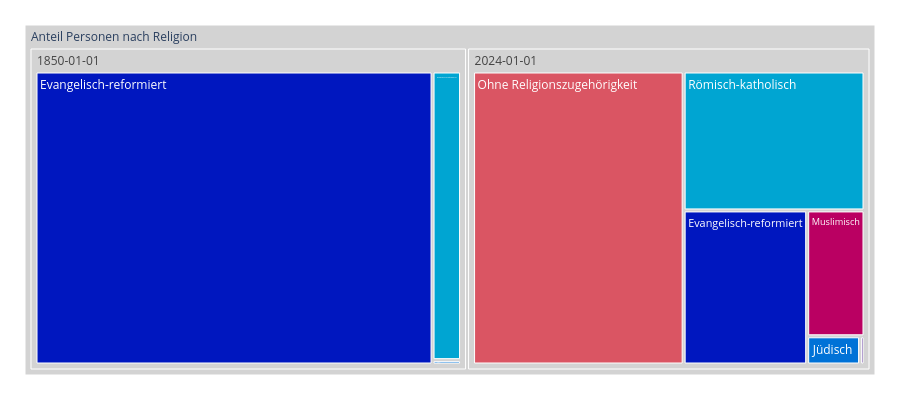

Notebook cell for this chart:
### Code cell
treeMap1 = mypy_dv.plot_px_treemap(
    data=data2betested.loc[data2betested.index.year.isin([1850, 2024])].reset_index()  \
    ,levels=['Jahr', 'Religion']
    ,values="AntBev"
    ,color="Religion"
    #, color_continuous_scale='Blues'
    ,color_discrete_map=farben_dict_zc
    ,height=400
    ,width=900               
    #,margin_val_bottom=25
    ,myHeaderTitle="Anteil Personen nach Religion"
)
treeMap1

### Figure 1 — Plotly figure (JSON) as saved in the notebook; plotly's stock layout.template omitted (floating-point values rounded to 4 significant figures)
{"data": [{"branchvalues": "total", "customdata": [["Römisch-katholisch"], ["Christkatholisch"], ["Römisch-katholisch"], ["Evangelisch-reformiert"], ["Muslimisch"], ["Ohne Religionszugehörigkeit"], ["Jüdisch"], ["Evangelisch-reformiert"], ["Jüdisch"], ["(?)"], ["(?)"], ["(?)"]], "domain": {"x": [0, 1], "y": [0, 1]}, "hovertemplate": "%{label}<br><br>Anzahl:<br>%{value}<extra></extra>", "ids": ["Anteil Personen nach Religion/2024-01-01/Römisch-katholisch", "Anteil Personen nach Religion/2024-01-01/Christkatholisch", "Anteil Personen nach Religion/1850-01-01/Römisch-katholisch", "Anteil Personen nach Religion/1850-01-01/Evangelisch-reformiert", "Anteil Personen nach Religion/2024-01-01/Muslimisch", "Anteil Personen nach Religion/2024-01-01/Ohne Religionszugehörigkeit", "Anteil Personen nach Religion/1850-01-01/Jüdisch", "Anteil Personen nach Religion/2024-01-01/Evangelisch-reformiert", "Anteil Personen nach Religion/2024-01-01/Jüdisch", "Anteil Personen nach Religion/1850-01-01", "Anteil Personen nach Religion/2024-01-01", "Anteil Personen nach Religion"], "labels": ["Römisch-katholisch", "Christkatholisch", "Römisch-katholisch", "Evangelisch-reformiert", "Muslimisch", "Ohne Religionszugehörigkeit", "Jüdisch", "Evangelisch-reformiert", "Jüdisch", "1850-01-01", "2024-01-01", "Anteil Personen nach Religion"], "marker": {"colors": ["#00A5D2", "#5E359A", "#00A5D2", "#0017BF", "#BA0062", "#DA5563", "#0072D7", "#0017BF", "#0072D7", "lightgrey", "lightgrey", "lightgrey"]}, "name": "", "parents": ["Anteil Personen nach Religion/2024-01-01", "Anteil Personen nach Religion/2024-01-01", "Anteil Personen nach Religion/1850-01-01", "Anteil Personen nach Religion/1850-01-01", "Anteil Personen nach Religion/2024-01-01", "Anteil Personen nach Religion/2024-01-01", "Anteil Personen nach Religion/1850-01-01", "Anteil Personen nach Religion/2024-01-01", "Anteil Personen nach Religion/2024-01-01", "Anteil Personen nach Religion", "Anteil Personen nach Religion", ""], "root": {"color": "grey"}, "type": "treemap", "values": [20.2, 0.1, 6.6, 93.3, 5.8, 49.6, 0.1, 15.3, 1.2, 100, 92.2, 192.2]}], "layout": {"height": 400, "legend": {"tracegroupgap": 0}, "margin": {"b": 25, "l": 25, "r": 25, "t": 25}, "width": 900}}
